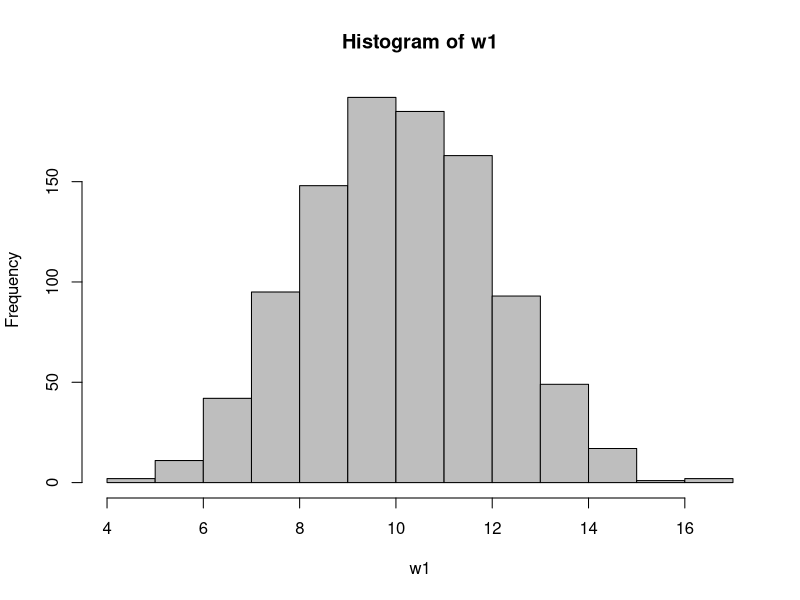
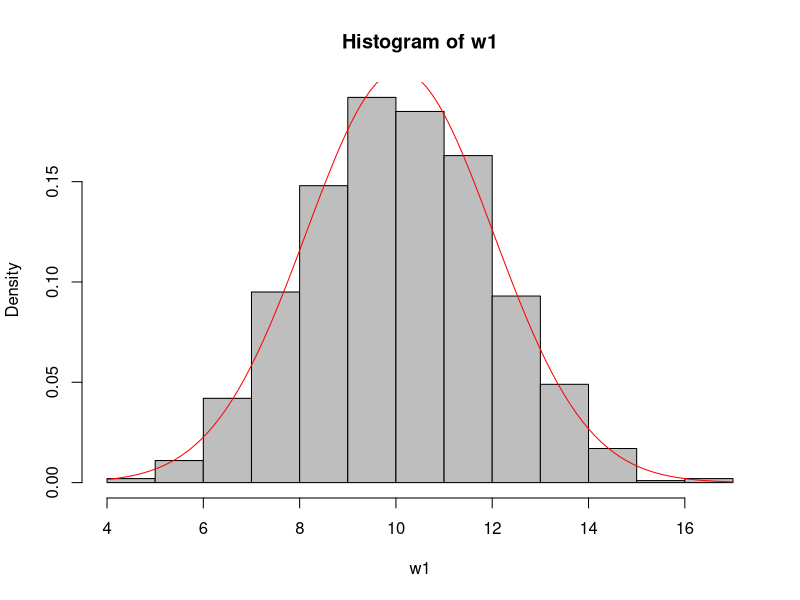
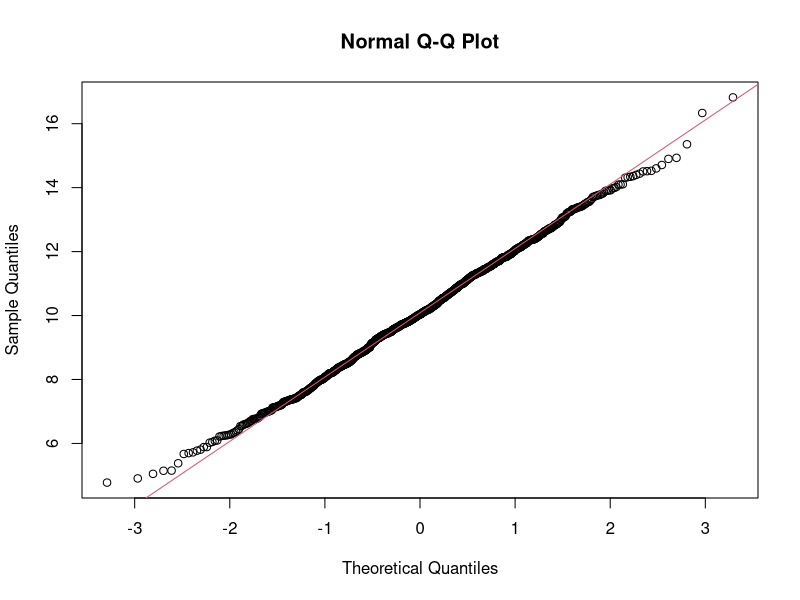
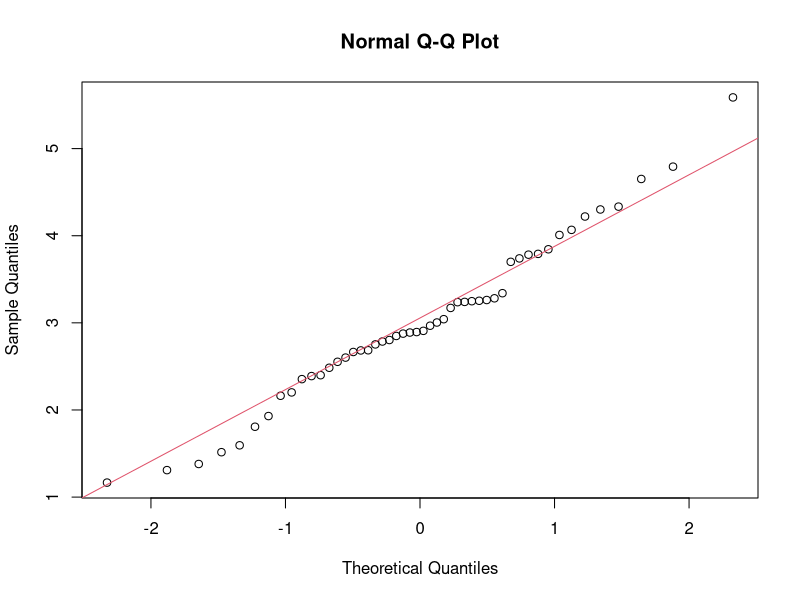
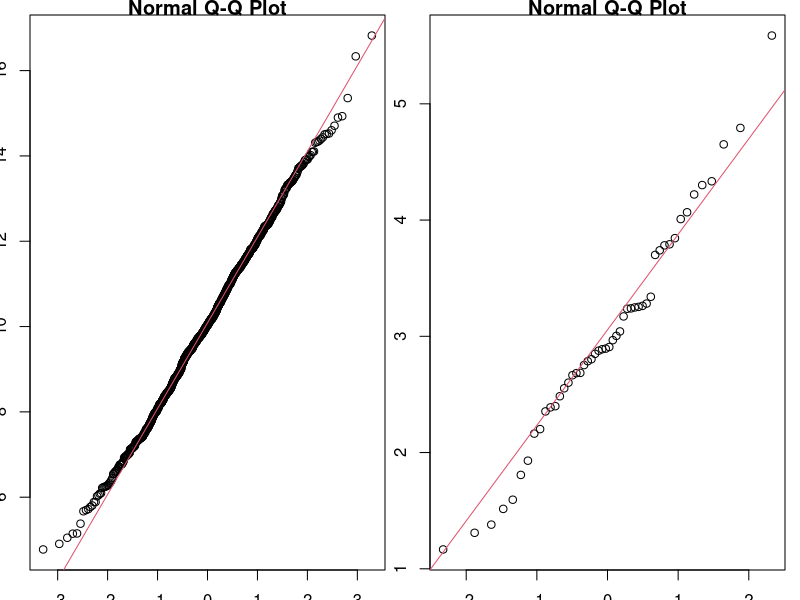
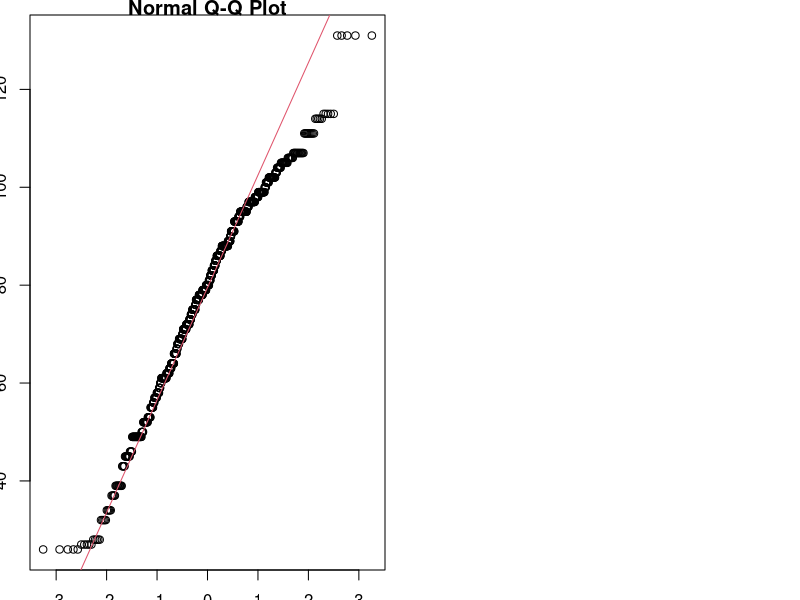

The R script that drew these images, in order:
## Generate two data sets
## First Normal, second from a t-distribution
w1<-rnorm(1000, mean=10, sd=2) 
w2<-rnorm(50, mean=3, sd=1) 

## Have a look at the histogram
hist(w1, col="grey")
hist(w1, col="grey", freq=F)

## Have a look at the curve on the histogram
curve( dnorm(x, mean = mean(w1),sd= sd(w1)), add=T, col="red")

## Perform the test
shapiro.test(w1)
shapiro.test(w2)

## Plot using a qqplot
qqnorm(w1)
qqline(w1, col = 2)

qqnorm(w2)
qqline(w2, col = 2)

## Plot multi qqplot
par( mfrow = c(1,2 ),mai=c(0.3,0.3,0.15,0.15))
qqnorm(w1)
qqline(w1, col = 2)

qqnorm(w2)
qqline(w2, col = 2)


## eGFR example
setwd('D:\\workshop')
dataset = read.csv("eGFR.csv", header=T,colClasses = c("numeric", "numeric", "numeric","numeric", "numeric"))

shapiro.test(dataset[,1])
qqnorm(dataset[,1])
qqline(dataset[,1], col = 2)
